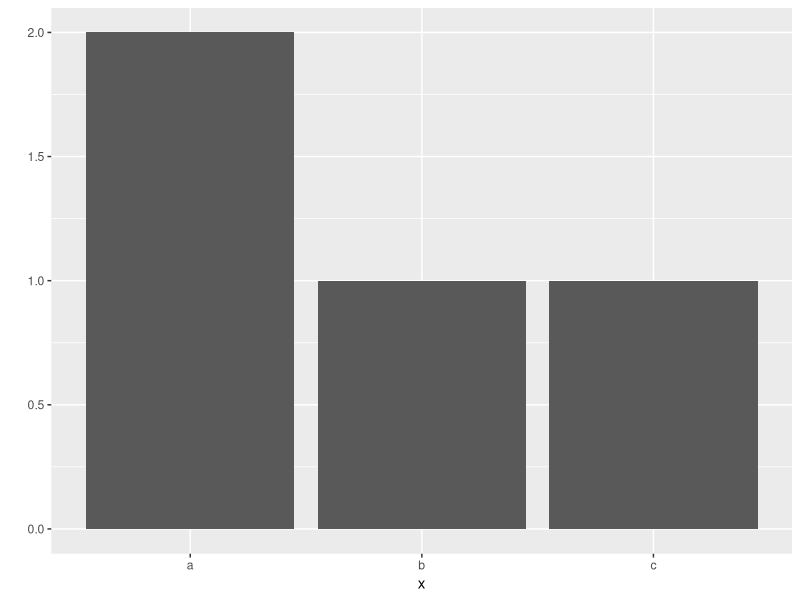
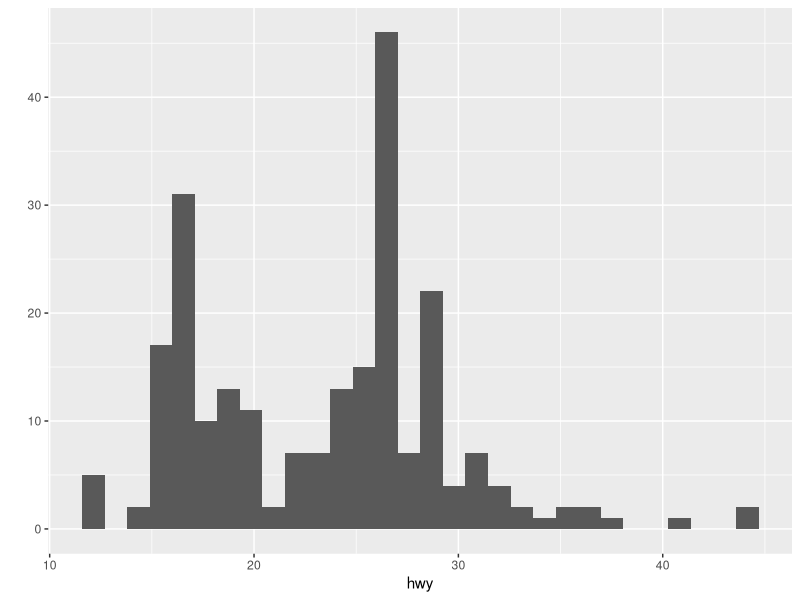
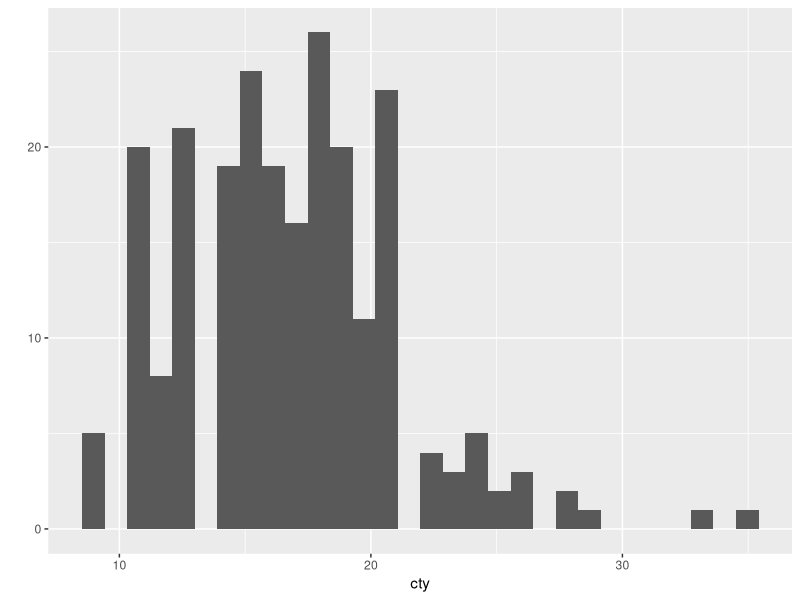
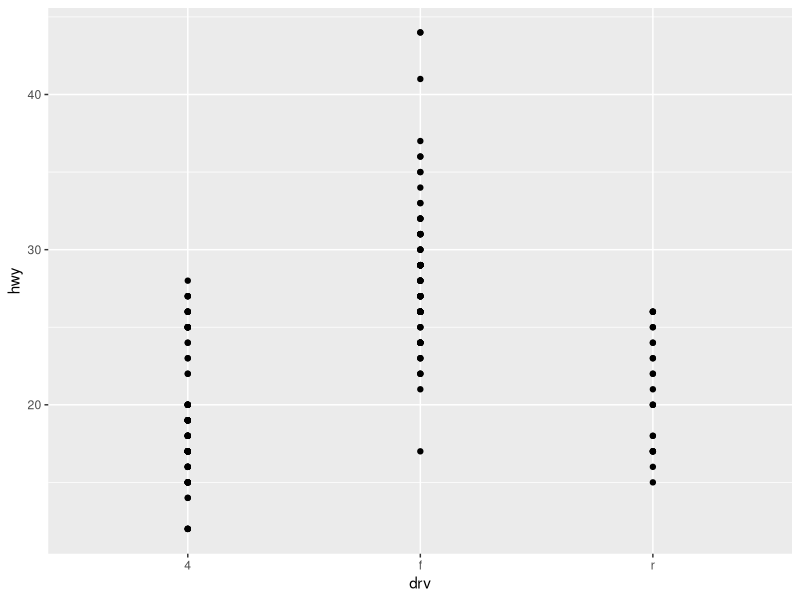
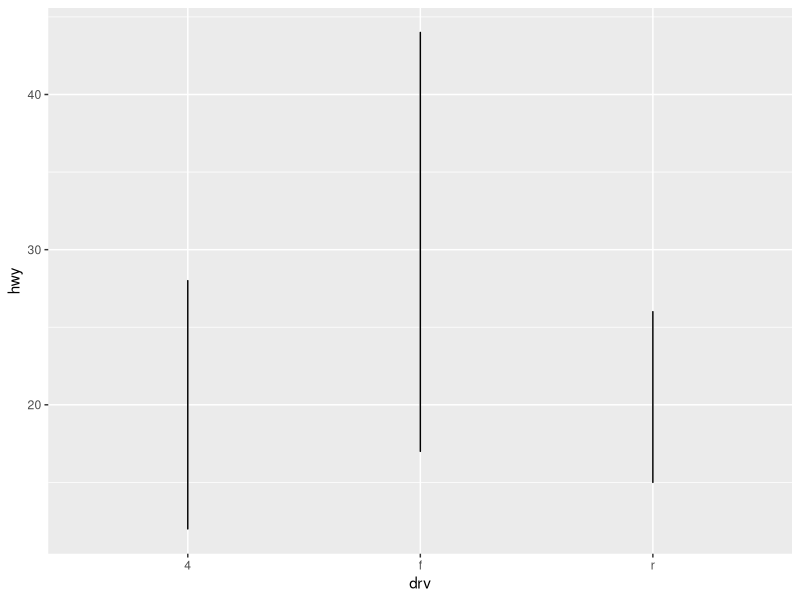
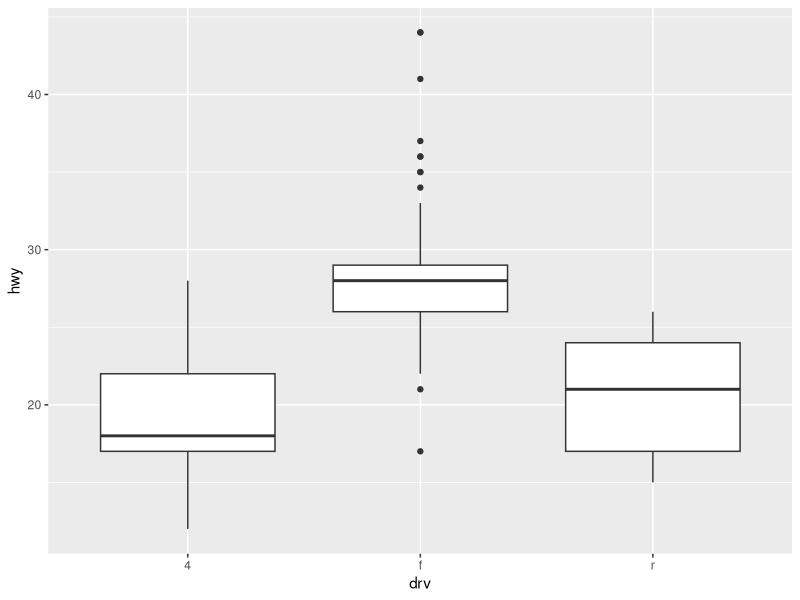
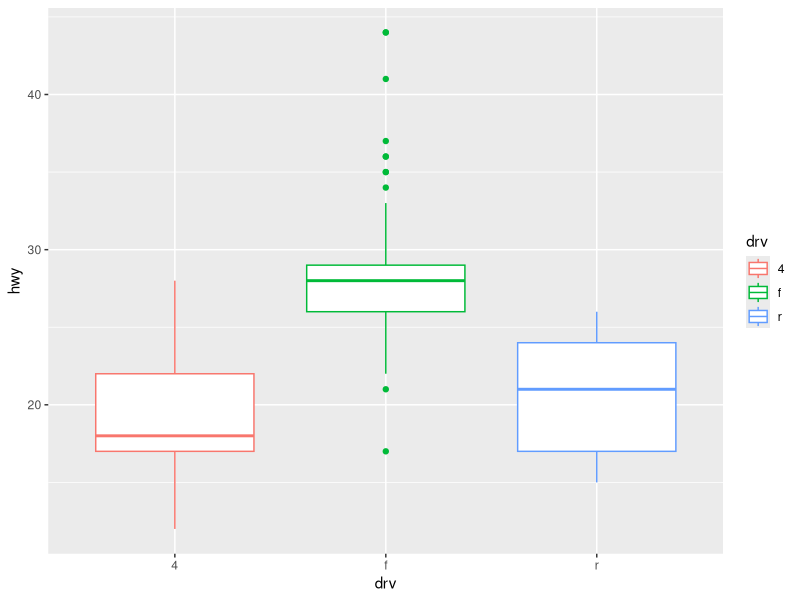
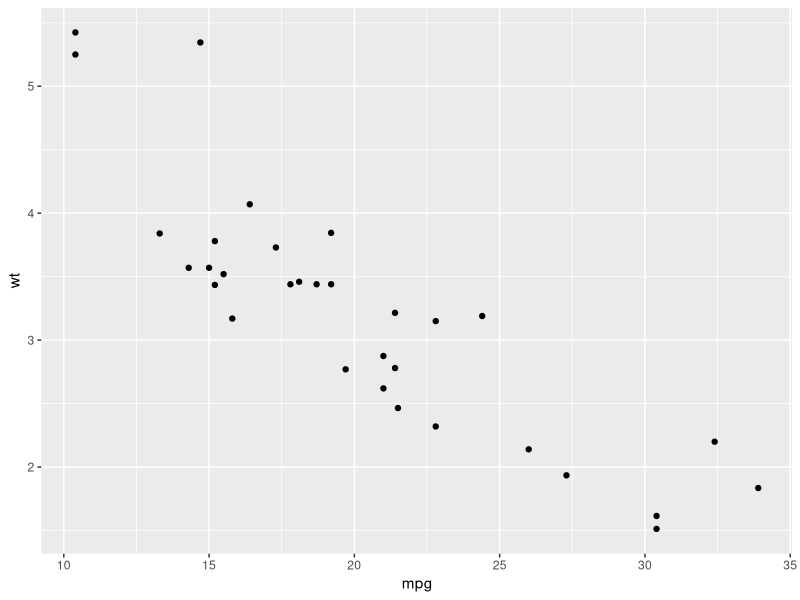

These charts were generated, in order, by the following R code:
library(ggplot2)

x <- c("a", "a", "b", "c")
x

qplot(x)

data(mpg)
summary(mpg)
qplot(data = mpg, x = hwy)

qplot(data = mpg, x = cty)
qplot(data = mpg, x = drv, y = hwy)
qplot(data = mpg, x = drv, y = hwy, geom = "line")
qplot(data = mpg, x = drv, y = hwy, geom = "boxplot")
qplot(data = mpg, x = drv, y = hwy, geom = "boxplot", colour = drv)

# Use data from data.frame
qplot(mpg, wt, data = mtcars)
qplot(mpg, wt, data = mtcars, colour = cyl)
qplot(mpg, wt, data = mtcars, size = cyl)
qplot(mpg, wt, data = mtcars, facets = vs ~ am)

?qplot

qplot(1:10, rnorm(10), colour = runif(10))
qplot(1:10, letters[1:10])
mod <- lm(mpg ~ wt, data = mtcars)
qplot(resid(mod), fitted(mod))

f <- function() {
    a <- 1:10
    b <- a ^ 2
    qplot(a, b)
}
f()

# To set aesthetics, wrap in I()
qplot(mpg, wt, data = mtcars, colour = I("red"))

# qplot will attempt to guess what geom you want depending on the input
# both x and y supplied = scatterplot
qplot(mpg, wt, data = mtcars)
# just x supplied = histogram
qplot(mpg, data = mtcars)
# just y supplied = scatterplot, with x = seq_along(y)
qplot(y = mpg, data = mtcars)

# Use different geoms
qplot(mpg, wt, data = mtcars, geom = "path")
qplot(factor(cyl), wt, data = mtcars, geom = c("boxplot", "jitter"))
qplot(mpg, data = mtcars, geom = "dotplot")


x <- c(80,60,70,50,90)
x
y <- mean(x)
y
